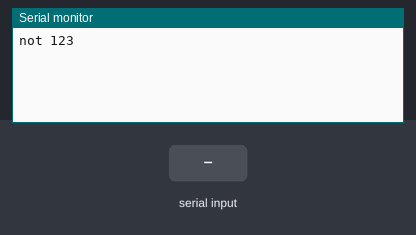
A sketch run on a simulated Arduino Uno, built with avr-gcc and run on an emulated ATmega328P. On the bench: the last lines printed to the serial monitor. The inputs (shaded band) are chosen by the test bench.

Above: at 1.2 s.
1.3 s: "1\n" received over Serial
At 2.1 s:
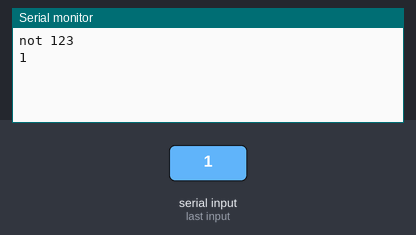
2.8 s: "2\n" received over Serial
At 3.6 s:
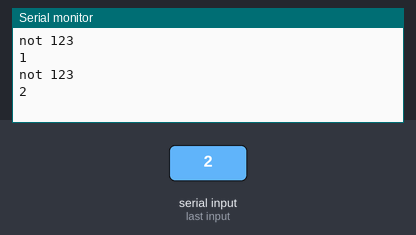

The sketch:

swtich_case.ino
```cpp
void setup() {
  // put your setup code here, to run once:
  Serial.begin(9600);

}

void loop() {
  // put your main code here, to run repeatedly:
  int number=Serial.parseInt();
    switch(number)
    {
    case 1:
    Serial.println("1");
    break;
    case 2:
    Serial.println("2");
    break;
    case 3:
    Serial.println("3");
    break;
    default:
    Serial.println("not 123");
    break;}


}
```

Measured:
- after the input at 1.3 s, the serial monitor: prints a new line at once (image 1)
- after the input at 2.8 s, the serial monitor: prints a new line at once (image 2)
